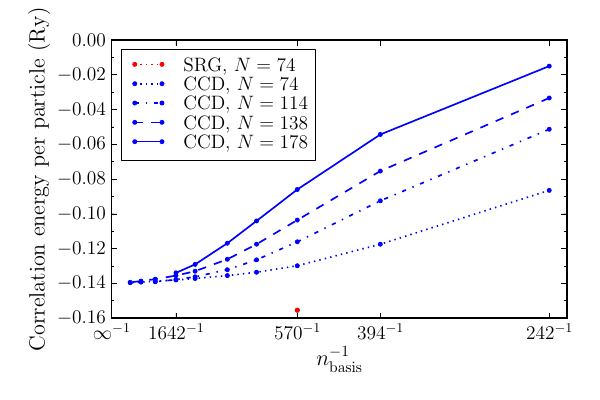

Here is the Python script that generated this plot:
from numpy import *
from matplotlib.pyplot import *
from matplotlib import rc
from matplotlib.ticker import MultipleLocator, FormatStrFormatter

#     Use Latex font as default
rc('font',**{'family':'serif','serif':['Helvetica']})
rc('text', usetex=True)
matplotlib.rcParams.update({'font.size': 14})
rc('legend',**{'fontsize':14})   

#     Initialize a figure
fig = figure(figsize=(6,4), dpi=60)

#     Read data file
fileName = "nOrbitsEneN";
#fileNameSRG26 = "N26_srg";
#fileNameSRG42 = "N42_srg";
fileNameSRG74 = "N74_srg";
#fileNameSRG98 = "N98_srg";
#fileNameFCIQ = "N26_fciqmc";
fileNameCCD74 = "../ene_ccd_N74/N74_ccd_alpha0.2";
fileNameCCD114 = "../ene_ccd_N114/N114_ccd_alpha0.1";
fileNameCCD138 = "../ene_ccd_N138/N138_ccd_alpha0.3";
fileNameCCD178 = "../ene_ccd_N178/N178_ccd_alpha0.2";

dataSRG74 = loadtxt(fileNameSRG74)
#dataSRG98 = loadtxt(fileNameSRG98)
#dataFCIQ = loadtxt(fileNameFCIQ)
dataCCD74 = loadtxt(fileNameCCD74)
dataCCD114 = loadtxt(fileNameCCD114)
dataCCD138 = loadtxt(fileNameCCD138)
dataCCD178 = loadtxt(fileNameCCD178)

orbitsSRG74 = 1/dataSRG74[:,1]
#orbitsSRG98 = 1/dataSRG98[:,1]
#orbitsFCIQ = 1/dataFCIQ[:,1]
orbitsCCD74 = 1/dataCCD74[:,1]
orbitsCCD114 = 1/dataCCD114[:,1]
orbitsCCD138 = 1/dataCCD138[:,1]
orbitsCCD178 = 1/dataCCD178[:,1]

eneSRG74 = dataSRG74[:,3]
#eneSRG98 = dataSRG98[:,3]
#eneFCIQ = dataFCIQ[:,2]
eneCCD74 = dataCCD74[:,3] 
eneCCD114 = dataCCD114[:,3]
eneCCD138 = dataCCD138[:,3]
eneCCD178 = dataCCD178[:,3]

dashes1 = [5,2,2,2];
dashes2 = [5,2,1,2,1,2];

spring_green = (0, 1.0, 0)

#     Plot
p1 = plot(orbitsSRG74, eneSRG74, color="red", linewidth=1.2, 
          linestyle=":", marker=".", label="SRG, $N = 74$")
p4 = plot(orbitsCCD74, eneCCD74, color="blue", linewidth=1.2,
          linestyle=":", marker=".", label="CCD, $N = 74$")
#p2 = plot(orbitsSRG98, eneSRG98, color="red", linewidth=1.2, 
#          linestyle="-", marker=".", label="SRG, $N = 98$")
#p3 = plot(orbitsFCIQ, eneFCIQ, color=spring_green, 
#          linestyle="noline", marker=".", label="FCIQMC, $N = 26$")
p5 = plot(orbitsCCD114, eneCCD114, color="blue", linewidth=1.2,
          linestyle="-.", marker=".", label="CCD, $N = 114$")
p6 = plot(orbitsCCD138, eneCCD138, color="blue", linewidth=1.2,
          linestyle="--", marker=".", label="CCD, $N = 138$")
p7 = plot(orbitsCCD178, eneCCD178, color="blue", linewidth=1.2,
          linestyle="-", marker=".", label="CCD, $N = 178$")

#plot([0, 0.005], [-0.217, -0.217], 'k', lw=1.2, linestyle="--",
#     label="VMC, TDL")
# plot([0, N_ele.max()], [0.242, 0.242], 'k', lw=1.2, linestyle="-.")
# plot([0, N_ele.max()], [0.0945, 0.0945], 'k', lw=1.2, linestyle="-")


#     Legend
leg = legend(loc='upper left', labelspacing=0.1)
fr_leg = leg.get_frame()
fr_leg.set_lw(0.6)

#     Set minor and major ticks
#majorLocatorX = MultipleLocator(50)
#minorLocatorX = MultipleLocator(10)
majorLocatorY = MultipleLocator(0.02)
minorLocatorY = MultipleLocator(0.01)
axis = fig.gca()
#axis.xaxis.set_major_locator(majorLocatorX)
#axis.xaxis.set_minor_locator(minorLocatorX)
axis.yaxis.set_major_locator(majorLocatorY)
axis.yaxis.set_minor_locator(minorLocatorY)

xticks([0.0, 1./1642, 1./570, 1./394, 1./242],
       [r'$\infty^{-1}$', r'$1642^{-1}$', r'$570^{-1}$', 
        r'$394^{-1}$', r'$242^{-1}$'])
#yticks([-0.217], [-0.217])

#     Limits on axes
#xlim(nShellsCCD.min(), nShellsCCD.max())
#xlim(0.0, orbitsSRG.max())
xlim(0.0, 0.0043)
#ylim(ene_hf.min(), ene_hf.max())
ylim(-0.16, 0.0)

#     Set axis labels
xlabel('$n_{\mathrm{basis}}^{-1}$', fontsize=16)
ylabel('Correlation energy per particle (Ry)', fontsize=16)
#title("2D electron gas, $r_{s} = 2.0$")

fig.tight_layout()
frame = axis.get_frame()
frame.set_linewidth(0.1)

#show()

fig.savefig(fileName+'.pdf', format='pdf')
fig.savefig(fileName+'.eps', format='eps')
